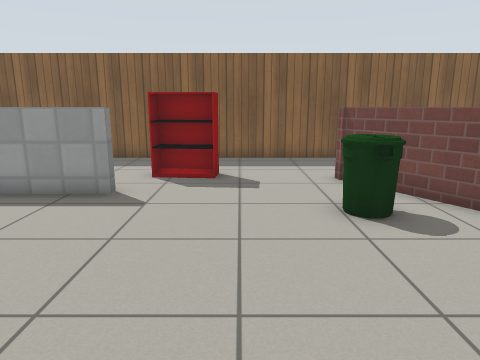
view 1 (above)

16 first-person views from a walk through a world built for the Gazebo simulator. The camera is 1 m above the floor, tilts 12° down and sees 70° across. The lines on the ground mark 1 m squares. The floor is counted in squares, 0.5 m on a side. Each view is taken from the middle of a square. On the plan, view 1 faces up. The plan holds only what a view shows up to about 18 squares ahead; the rest is blank. Gazebo's built-in surfaces are drawn with simple patterns.

view 2
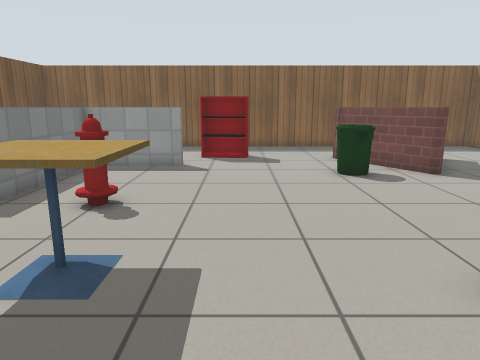

view 3
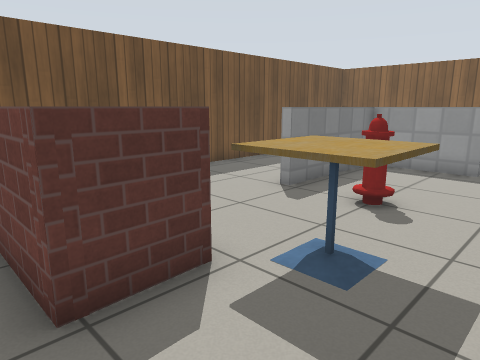

view 4
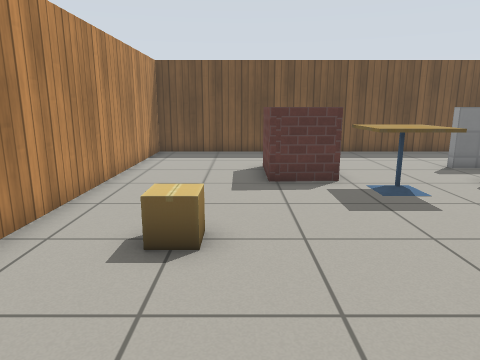

view 5
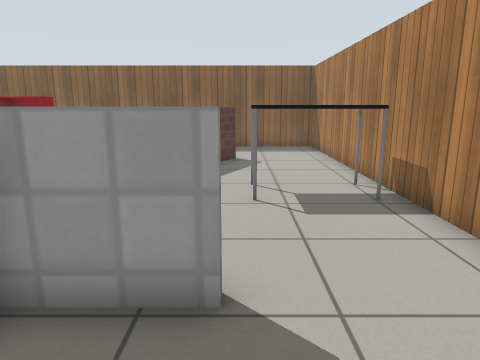

view 6
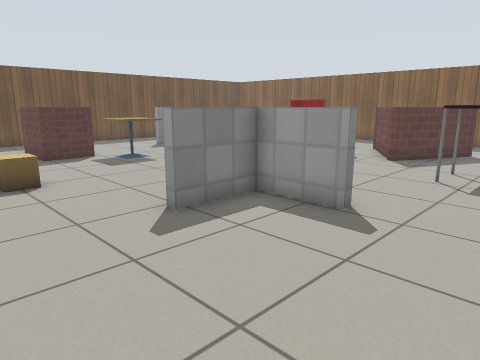

view 7
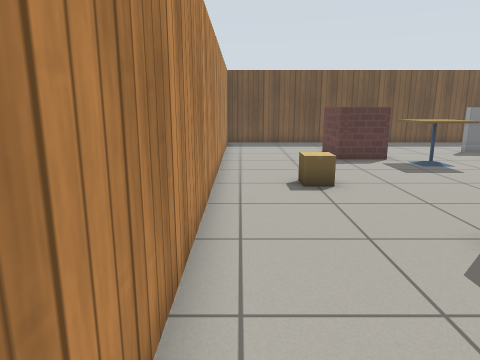

view 8
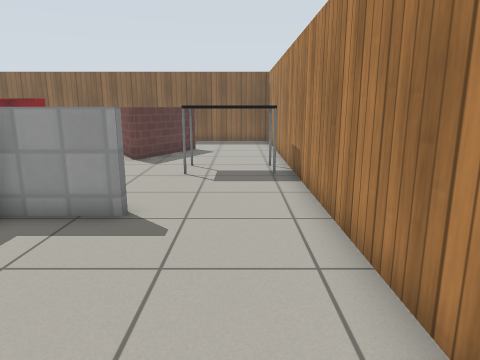

view 9
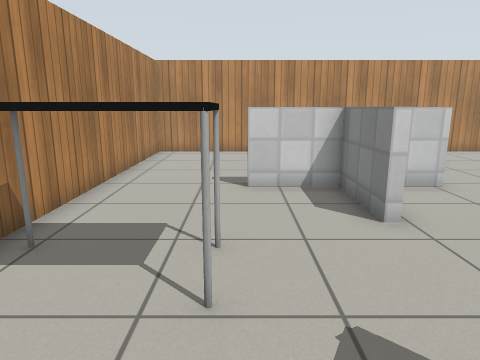

view 10
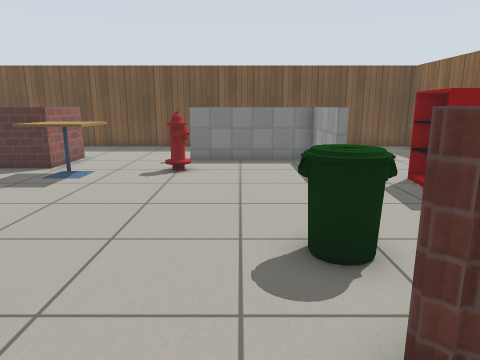

view 11
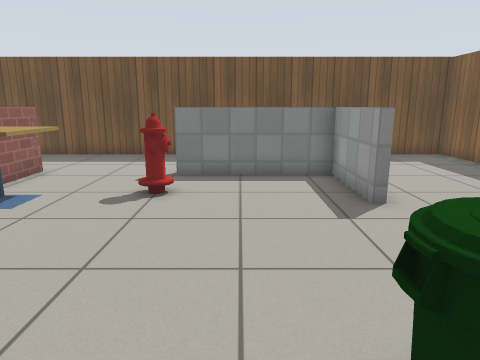

view 12
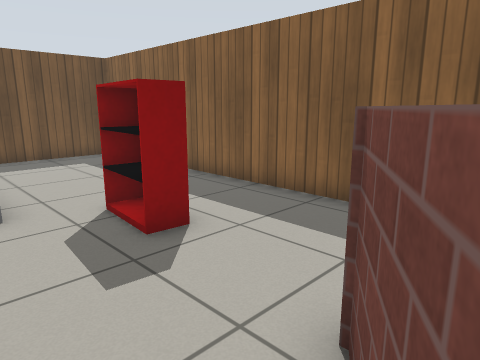

view 13
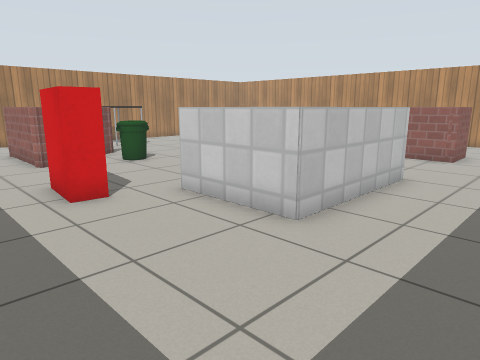

view 14
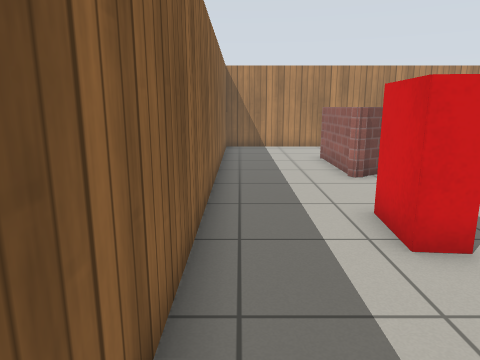

view 15
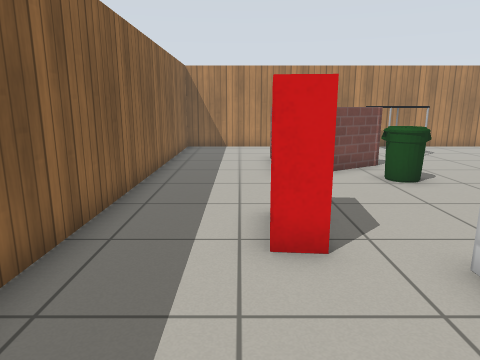

view 16
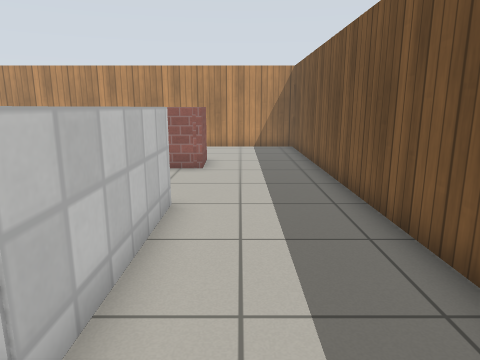

### Floor plan
Ten units are one square. View 1 is at (0, 0); x grows to the right and y downward. Boxes are objects, and circles mark ways between rooms. Rooms are numbered by the first view taken in them; rooms with no view inside come last. Other rooms are left out.
<svg viewBox="-112 -142 224 224">
<path fill="none" stroke="#000" d="M-66 -30 -66 -81M-42 14 -42 32 -67 32M69 -97 50 -62 48 -62 27 -97M107 5 107 -137 -107 -137 -107 77 35 77M-30 -78 -63 -78 -63 -30M18 6 29 6M45 -23 45 6 69 6M27 -97 69 -97M-66 -81 -30 -81M-66 32 -66 13M-67 32 -67 13 -46 13M69 9 45 9M35 77 107 77 107 5M45 9 45 34"/>
<rect x="-45" y="-15" width="20" height="30" fill="#bbb"><title>cafe table</title></rect>
<rect x="-45" y="-35" width="10" height="10" fill="#bbb"><title>fire hydrant</title></rect>
<rect x="-25" y="-105" width="20" height="10" fill="#bbb"><title>bookshelf</title></rect>
<rect x="-5" y="45" width="10" height="10" fill="#bbb"><title>other object</title></rect>
<rect x="15" y="-75" width="20" height="20" fill="#bbb"><title>bin</title></rect>
<rect x="75" y="-55" width="30" height="20" fill="#bbb"><title>table</title></rect>
<circle cx="40" cy="55" r="3" fill="#2a7"/>
<circle cx="85" cy="10" r="3" fill="#2a7"/>
<text x="-10" y="-40">1</text>
<text x="70" y="40">2</text>
</svg>
Room 1 opens to room 2.

Where each view was taken, in squares from view 1:
view 1: 0 up, 0 right, facing up
view 2: 4 down, 1 left, facing up
view 3: 4 down, 1 left, facing up-left
view 4: 4 down, 5 right, facing left
view 5: 4 down, 7 right, facing up
view 6: 7 down, 10 right, facing up-left
view 7: 7 down, 9 right, facing left
view 8: 7 down, 9 right, facing up
view 9: 8 up, 7 right, facing down
view 10: 5 up, 7 right, facing left
view 11: 5 up, 4 right, facing left
view 12: 7 up, 4 right, facing up-left
view 13: 13 up, 10 left, facing down-right
view 14: 13 up, 7 left, facing right
view 15: 11 up, 7 left, facing right
view 16: 10 up, 8 left, facing down
